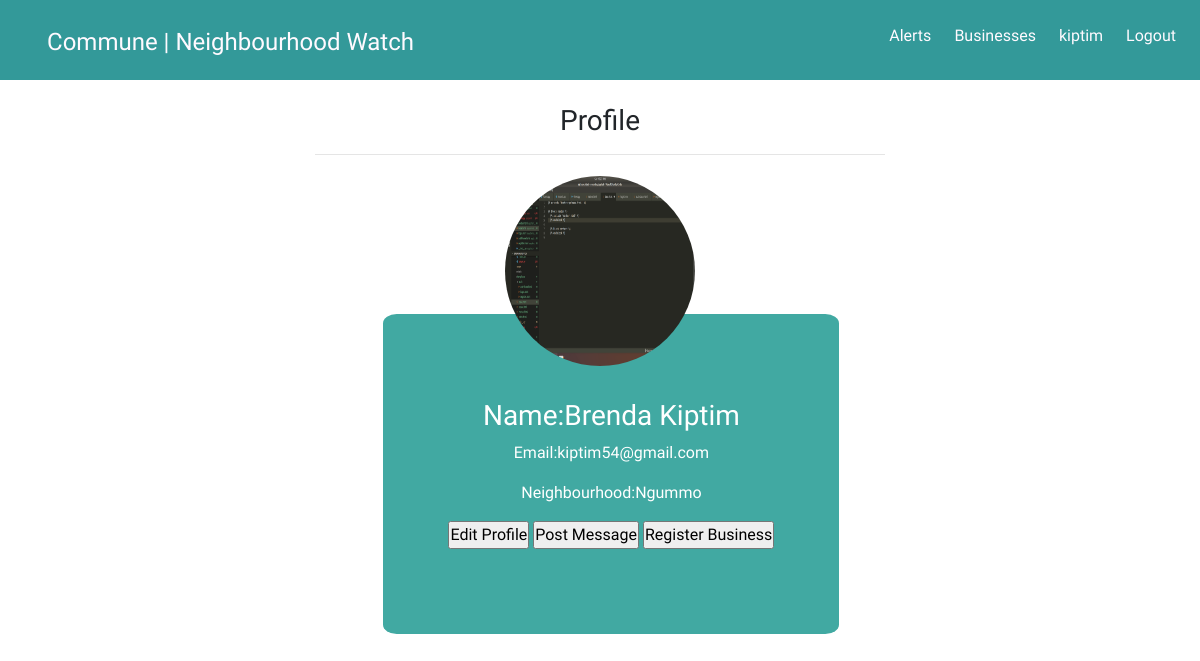
/profile/ (signed in), run on the app's committed database.
### communeapp/models.py (models this page shows, shortened)
class Profile(models.Model):
    name=models.CharField(max_length=50)
    profile_image = models.ImageField(upload_to = 'articles/')
    user=models.OneToOneField(User, on_delete=models.CASCADE)
    neighbourhood=models.ForeignKey(Neighbourhood, null=True)
    email=models.CharField(max_length=100)
    email_confirmed=models.BooleanField(default=False)

class Neighbourhood(models.Model):
    neighbourhood_name=models.CharField(max_length=250)
    location=models.CharField(max_length=200)
    occupation_count=models.IntegerField()
    def __str__(self):
        return self.neighbourhood_name

### communeapp/views.py (the view)
# urls.py: url(r'profile/$', views.view_profile, name='view_profile'),
def view_profile(request):
    title="Commune | Profile "
    current_user=request.user.id
    if not Profile.objects.filter(user=current_user).exists():
        return redirect('createprofile')
    else:
        profile=Profile.objects.filter(user=current_user)
    return render(request, 'views/profile.html', {"profile":profile, "title":title})

### communeapp/templates/views/profile.html (shortened to what this page needs)
{% extends 'views/base.html' %}
{% load bootstrap3  %}
{% load static %}
{% block content %}
{% if profile %}
{% for prof in profile %}
<div class="container-fluid">
    <div class="row">
        <div class="col-md-6 offset-md-3 text-center">
            <div id="profilepage">
                <h3>Profile</h3>
                <hr>
                <img id="profileimage" src="{{prof.profile_image.url}}" class="img-responsive" alt="">
                <div class="profilecontent">
                        <h3>Name:{{prof.name}}</h3>
                        <p>Email:{{prof.email}}</p>
                        <p>Neighbourhood:{{prof.neighbourhood}}</p>
                        <div class="formsprofile">
                                <form action="{% url 'createprofile' %}" method="post">
                                    <input type="submit" value="Edit Profile">
                                </form>
                                <form action="{% url 'send_message' %}" method="post">
                                    <input type="submit" value="Post Message">
                                </form>
                                <form action="{% url 'create_business' %}" method="post">
                                        <input type="submit" value="Register Business">
                                    </form>
                        </div>
                </div>
            </div>
        </div>
    </div>
</div>
{% endfor %}
{% else %}
<p>You do not have a profile, create one  <a id="linkhere" href="{% url 'createprofile' %}">here:
   </a>
</p>
{% endif %}
{% endblock %}

### communeapp/templates/navbar.html (shortened to what this page needs)
<!DOCTYPE html>
<html lang="en">
<head>
    {% load static %}
    <link rel="stylesheet" href="{% static 'css/base.css' %}">
</head>
<body>
              <nav>
                <ul id="navnav">
                  <li id="brand"><a href="{% url 'landingpage'%}">Commune | Neighbourhood Watch</a></li>
                  {% if user.is_authenticated %}
                  <li id="bodynav"><a href="{% url 'logout'%}">Logout</a></li>
                  {%else%}
                  <li id="bodynav"><a href="{% url 'login'%}">Login</a></li>
                  {% endif %}
                  <li id="bodynav"><a href="{% url 'view_profile' %}">{{user.username}}</a></li>
                  <li id="bodynav"><a href="{% url 'view_businesses'%}">Businesses</a></li>
                  <li id="bodynav"><a href="{% url 'view_messages' %}">Alerts</a></li>
                </ul>
              </nav>
</body>
</html>

### static/css/base.css (style rules this page uses)
* { margin:0; padding:0px; padding-right:0px; padding-left:0px; font-family: 'Andika', sans-serif; }
body, .container-fluid, .row, .col-xs-12 { margin:0; padding:0px; padding-right:0px; padding-left:0px; margin-top: 0px; margin-right:0px; position: relative; }
#profileimage { height: 200px; width: 200px; padding: 5px; text-align: center; border-radius: 50%; display: inline-block; }
.profilecontent { background:#41A9A2; bottom:20%; margin-left:12%; width:80%; color:white; height:40vh; padding-top:15%; margin-top:-10%; border-radius:3%; }
img { margin-top:0; }
nav { margin:0; padding:0px; height:10vh; background:white; background-attachment: fixed; margin-bottom:2%; }
nav ul { padding:2%; }
nav li { list-style-type: none; display: inline-block; margin-left:2%; }
nav #bodynav { float:right; }
nav #brand { float:left; font-size:150%; margin-bottom:3px; }
a, a:hover { color:#41A9A2; }
.formsprofile form { display: inline-block; color:pink; }

### data on the page
Profile: profile_image (picture), name "Brenda Kiptim", email "kiptim54@gmail.com", neighbourhood "Ngummo"

### other printed values
{{ user.username }} "kiptim"
